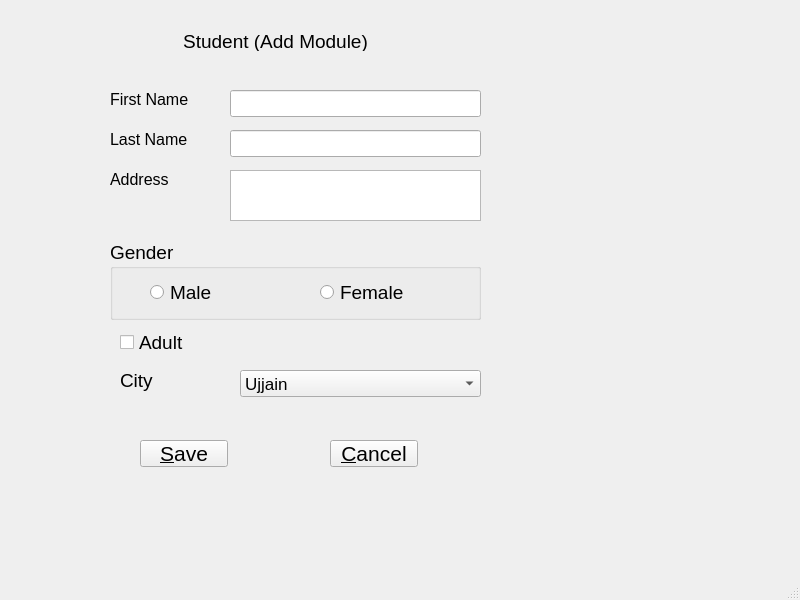
<?xml version="1.0" encoding="UTF-8"?>
<ui version="4.0">
 <class>MainWindow</class>
 <widget class="QMainWindow" name="MainWindow">
  <property name="geometry">
   <rect>
    <x>0</x>
    <y>0</y>
    <width>800</width>
    <height>600</height>
   </rect>
  </property>
  <property name="font">
   <font>
    <pointsize>14</pointsize>
   </font>
  </property>
  <property name="windowTitle">
   <string>Student (Add Module)</string>
  </property>
  <widget class="QWidget" name="centralwidget">
   <widget class="QLabel" name="titleLabel">
    <property name="geometry">
     <rect>
      <x>180</x>
      <y>30</y>
      <width>191</width>
      <height>21</height>
     </rect>
    </property>
    <property name="font">
     <font>
      <pointsize>14</pointsize>
     </font>
    </property>
    <property name="text">
     <string>Student (Add Module)</string>
    </property>
    <property name="alignment">
     <set>Qt::AlignHCenter|Qt::AlignTop</set>
    </property>
   </widget>
   <widget class="QLabel" name="firstName">
    <property name="geometry">
     <rect>
      <x>110</x>
      <y>90</y>
      <width>91</width>
      <height>19</height>
     </rect>
    </property>
    <property name="font">
     <font>
      <pointsize>12</pointsize>
     </font>
    </property>
    <property name="text">
     <string>First Name</string>
    </property>
   </widget>
   <widget class="QLabel" name="lastName">
    <property name="geometry">
     <rect>
      <x>110</x>
      <y>130</y>
      <width>91</width>
      <height>19</height>
     </rect>
    </property>
    <property name="font">
     <font>
      <pointsize>12</pointsize>
     </font>
    </property>
    <property name="text">
     <string>Last Name</string>
    </property>
   </widget>
   <widget class="QLabel" name="address">
    <property name="geometry">
     <rect>
      <x>110</x>
      <y>170</y>
      <width>91</width>
      <height>19</height>
     </rect>
    </property>
    <property name="font">
     <font>
      <pointsize>12</pointsize>
     </font>
    </property>
    <property name="text">
     <string>Address</string>
    </property>
   </widget>
   <widget class="QGroupBox" name="genderBox">
    <property name="geometry">
     <rect>
      <x>110</x>
      <y>240</y>
      <width>371</width>
      <height>80</height>
     </rect>
    </property>
    <property name="title">
     <string>Gender</string>
    </property>
    <widget class="QRadioButton" name="male">
     <property name="geometry">
      <rect>
       <x>40</x>
       <y>40</y>
       <width>111</width>
       <height>25</height>
      </rect>
     </property>
     <property name="text">
      <string>Male</string>
     </property>
    </widget>
    <widget class="QRadioButton" name="female">
     <property name="geometry">
      <rect>
       <x>210</x>
       <y>40</y>
       <width>111</width>
       <height>25</height>
      </rect>
     </property>
     <property name="text">
      <string>Female</string>
     </property>
    </widget>
   </widget>
   <widget class="QCheckBox" name="adult">
    <property name="geometry">
     <rect>
      <x>120</x>
      <y>330</y>
      <width>92</width>
      <height>25</height>
     </rect>
    </property>
    <property name="text">
     <string>Adult</string>
    </property>
   </widget>
   <widget class="QComboBox" name="cityBox">
    <property name="geometry">
     <rect>
      <x>240</x>
      <y>370</y>
      <width>241</width>
      <height>27</height>
     </rect>
    </property>
    <property name="font">
     <font>
      <pointsize>13</pointsize>
     </font>
    </property>
    <item>
     <property name="text">
      <string>Ujjain</string>
     </property>
    </item>
    <item>
     <property name="text">
      <string>Indore</string>
     </property>
    </item>
    <item>
     <property name="text">
      <string>Bhopal</string>
     </property>
    </item>
   </widget>
   <widget class="QLabel" name="city">
    <property name="geometry">
     <rect>
      <x>120</x>
      <y>370</y>
      <width>81</width>
      <height>21</height>
     </rect>
    </property>
    <property name="text">
     <string>City</string>
    </property>
   </widget>
   <widget class="QPushButton" name="saveButton">
    <property name="geometry">
     <rect>
      <x>140</x>
      <y>440</y>
      <width>88</width>
      <height>27</height>
     </rect>
    </property>
    <property name="font">
     <font>
      <pointsize>16</pointsize>
     </font>
    </property>
    <property name="text">
     <string>&amp;Save</string>
    </property>
   </widget>
   <widget class="QPushButton" name="cancelButton">
    <property name="geometry">
     <rect>
      <x>330</x>
      <y>440</y>
      <width>88</width>
      <height>27</height>
     </rect>
    </property>
    <property name="font">
     <font>
      <pointsize>16</pointsize>
     </font>
    </property>
    <property name="text">
     <string>&amp;Cancel</string>
    </property>
   </widget>
   <widget class="QLineEdit" name="firstNameText">
    <property name="geometry">
     <rect>
      <x>230</x>
      <y>90</y>
      <width>251</width>
      <height>27</height>
     </rect>
    </property>
    <property name="font">
     <font>
      <pointsize>13</pointsize>
     </font>
    </property>
   </widget>
   <widget class="QLineEdit" name="lastNameText">
    <property name="geometry">
     <rect>
      <x>230</x>
      <y>130</y>
      <width>251</width>
      <height>27</height>
     </rect>
    </property>
    <property name="font">
     <font>
      <pointsize>13</pointsize>
     </font>
    </property>
   </widget>
   <widget class="QTextEdit" name="addressText">
    <property name="geometry">
     <rect>
      <x>230</x>
      <y>170</y>
      <width>251</width>
      <height>51</height>
     </rect>
    </property>
   </widget>
  </widget>
  <widget class="QMenuBar" name="menubar">
   <property name="geometry">
    <rect>
     <x>0</x>
     <y>0</y>
     <width>800</width>
     <height>28</height>
    </rect>
   </property>
  </widget>
  <widget class="QStatusBar" name="statusbar"/>
 </widget>
 <resources/>
 <connections/>
</ui>
